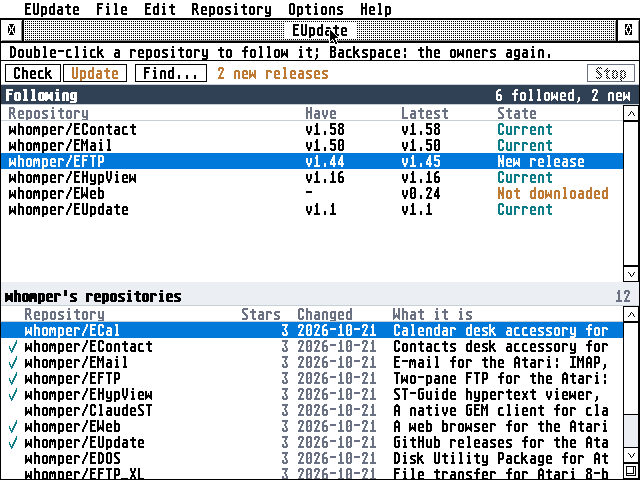
#> input picture docs/screenshot.png, 640 x 480 px
$ python -i st_test.py   (imports and definitions only)
#> lines starting #> are read from the running program, lines starting #| are printed output that depends on the picture
#!/usr/bin/env python3
# SPDX-License-Identifier: GPL-2.0-or-later
# Copyright (C) 2026 AERA | Erez Yaary
"""EUPDATE.PRG started on an ST: it says it needs a Falcon or a TT, and
the desktop comes back when the alert is answered (the hub, 27 Oct 2026:
1.18 died on TOS 1.04 with an illegal instruction before its check; the
check is common's cpucheck.c now, built for the 68000).

    st_test.py WORK [MACHINE]     (MACHINE: ST:mono; Xvfb)

The screen is read by its grey: the desktop's is a dither, half its
pixels black; an alert is a white box in the middle of it; EmuTOS's
crash screen and a white screen are neither.
"""
import os
import shutil
import sys
import time

sys.path.insert(0, os.path.dirname(os.path.abspath(__file__)))
import rig  # noqa: E402
from PIL import Image  # noqa: E402

TOP = os.path.abspath(os.path.join(os.path.dirname(__file__), "..", ".."))
# [1 line that did not run here, left out]
spec = sys.argv[2] if len(sys.argv) > 2 else "ST:mono"
failed = 0


def check(ok, what):
    global failed
    print("%s %s" % ("ok  " if ok else "FAIL", what), flush=True)
    failed += not ok


def black(im, box):
    """the share of black pixels in box (x0, y0, x1, y1)"""
    hist = im.crop(box).histogram()
    return sum(hist[:128]) / float(sum(hist))


def look(path):
    """'alert', 'desktop' or 'other' for a screenshot"""
#> called with path = '../../docs/screenshot.png'
    im = Image.open(path).convert("L")
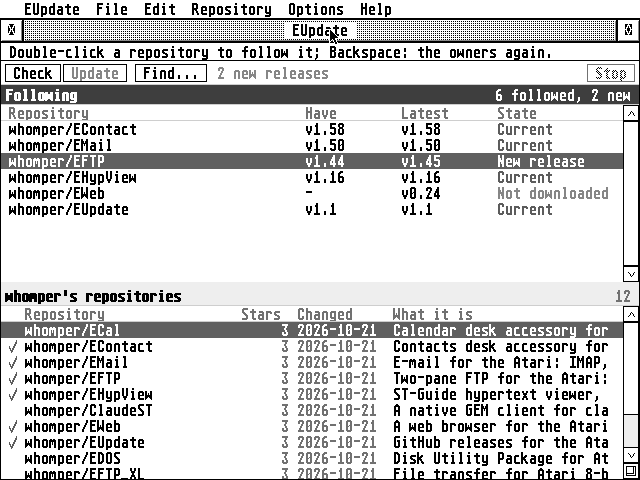
#> im: PIL image 640x480 L; min 0, max 255, mean 207.9
    w, h = im.size
#> w = 640; h = 480
    middle = black(im, (w // 3, h * 2 // 5, w * 2 // 3, h * 3 // 5))
#> in black, `hist = im.crop(box).histogram()`: hist = 256 values, max 18918 at index 255, min 0 at index 1, mean 79.88
#> middle = 0.0123
    below = black(im, (w // 8, h * 4 // 5, w * 7 // 8, h * 19 // 20))
#> below = 0.173
    if 0.35 < below < 0.65:                     # the desktop's dither around it
        if middle < 0.3:
            return "alert"
        if abs(middle - below) < 0.1:
            return "desktop"
    return "other"


def main():
    shutil.rmtree(work, ignore_errors=True)
    os.makedirs(work)
    m = rig.machine(spec, work)
    os.makedirs(os.path.join(work, "hd"), exist_ok=True)
    shutil.copy(os.environ.get("PRG", os.path.join(TOP, "binary", "EUPDATE.PRG")),
                os.path.join(work, "hd", "EUPDATE.PRG"))
    print("on", m.describe(), flush=True)
    r = rig.Rig(work, m, display=os.environ.get("XDISPLAY", ":99"))
    try:
        seen = "other"
        for i in range(30):                     # up to a minute from boot
            time.sleep(2)
            seen = look(r.shot("t%02d" % i))
            if seen == "alert":
                break
        check(seen == "alert", "on %s EUpdate says it needs a Falcon or a TT" % spec)
        r.key(rig.K["RETURN"])                  # Quit
        back = "other"
        for i in range(10):
            time.sleep(1.5)
            back = look(r.shot("after%02d" % i))
            if back == "desktop":
                break
        check(back == "desktop", "Quit: the desktop again")
    finally:
        r.stop()
        m.stop()
    print("%d failed" % failed)
    sys.exit(1 if failed else 0)


# [1 line not run here, left out]

>>> result = look('../../docs/screenshot.png')
